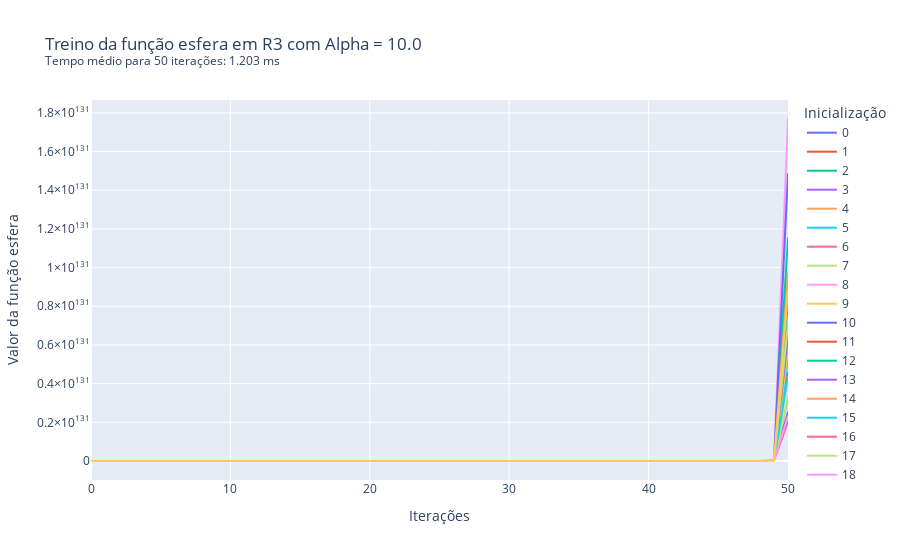

Notebook source saved alongside this figure:
### Markdown cell above
Caso 1.2.3: $\alpha$ = 10

### Code cell
av03.treina_gradiente(1e1, 3, 'esfera', 50)
